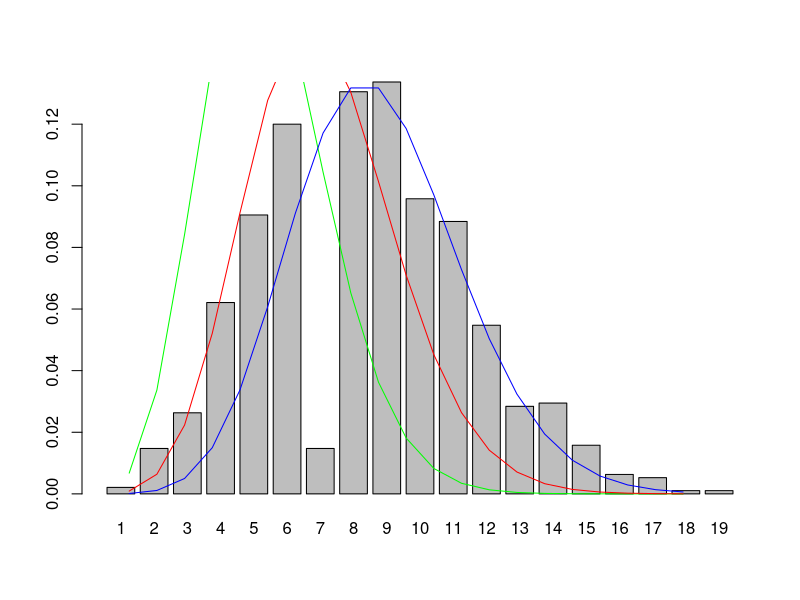
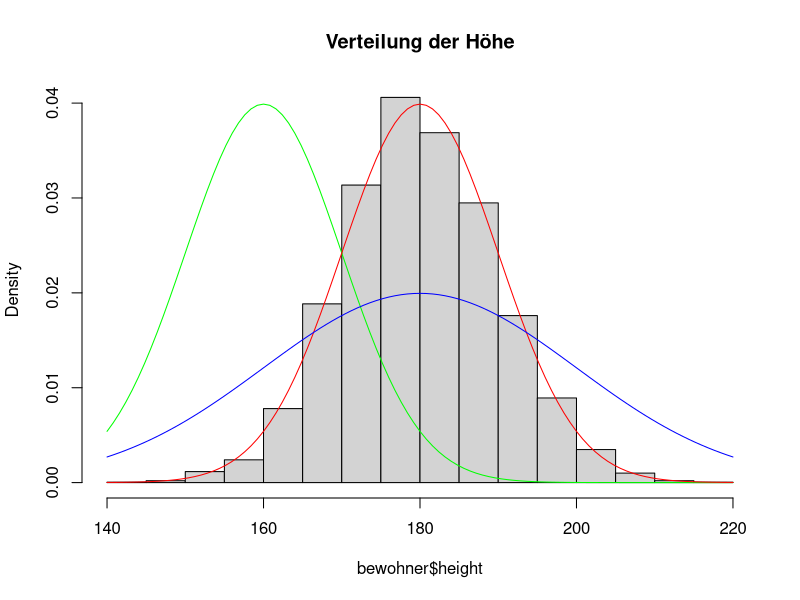

Here is the R script that generated these plots, in order:
# Lade daten von ulf
ulf <- read.csv("ulfs_cafe.csv", header=TRUE, sep=",")
# plotte Poisson Verteilungen mit verschiedenen Paramtern
# 1200 ist beliebig gewählter Skalierungsfaktor, um den Bar
# plot visuell auf "Höhe" der Poisson Verteilungen zu bringen
barplot(ulf$occurence / 950, names.arg = ulf$student_count) 
lines(dpois(0:20,lambda = 5), col = "green")
lines(dpois(0:20,lambda = 7), col = "red")
lines(dpois(0:20,lambda = 9), col = "blue")

# bewohner
bewohner <- read.csv("bewohner_grossdorf.csv", header = TRUE, sep = ",")
# Plotte verschiedene Normalverteilungen (Aufgabe 4.4c)
# freq=FALSE weil wir es normiert haben wollen auf Höhe der Dichtefunktion
hist(bewohner$height, breaks = 20, main = "Verteilung der Höhe", freq = FALSE)
curve(dnorm(x,160,10), add = TRUE, col = "green")
curve(dnorm(x,180,10), add = TRUE, col = "red")
curve(dnorm(x,180,20), add = TRUE, col = "blue")
